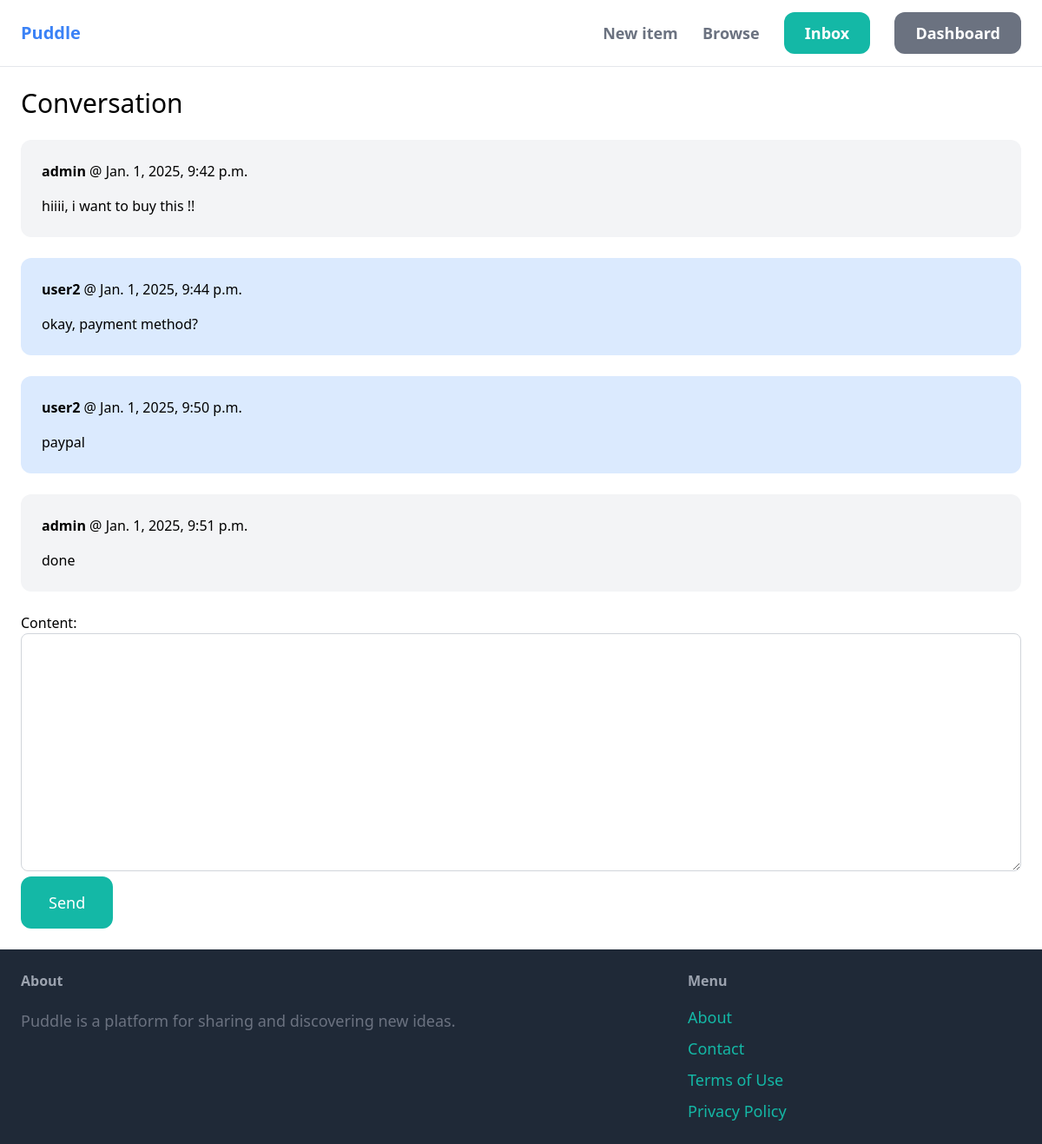
The app's page /inbox/4/ (signed in) with its own data.
### conversation/models.py (models this page shows)
class ConversationMessage(models.Model):
    conversation = models.ForeignKey(Conversation, related_name='messages', on_delete=models.CASCADE)
    created_by = models.ForeignKey(User, related_name='created_messages', on_delete=models.CASCADE)
    content = models.TextField()
    created_at = models.DateTimeField(auto_now_add=True)
    modified_at = models.DateTimeField(auto_now=True)

### conversation/views.py (the view)
# urls.py: path('<int:pk>/', detail, name='detail'),
@login_required
def detail(request,pk):
    conversation = Conversation.objects.filter(members__in=[request.user.id]).get(pk=pk)
    if request.method == 'POST':
        form = ConversationMessageForm(request.POST)
        if form.is_valid():
            conversations_message = form.save(commit=False)
            conversations_message.conversation = conversation
            conversations_message.created_by = request.user
            conversations_message.save()
            conversation.save()
            return redirect('conversation:detail', pk=pk)
    else:
        form = ConversationMessageForm()
    return render(request, 'conversation/detail.html',{
        'conversation':conversation,
        'form':form,
    })

### conversation/forms.py
class ConversationMessageForm(forms.ModelForm):
    class Meta:
        model = ConversationMessage
        fields = ('content',)
        widgets = {
            'content': forms.Textarea(attrs={
                'class': 'w-full py-4 px-6 border border-gray-300 rounded-lg',
            }),
        }

### conversation/templates/conversation/detail.html (shortened to what this page needs)
{% extends 'core/base.html' %}
{% block content %}
  <h1 class="mb-6 text-3xl">Conversation</h1>
  <div class="space-y-6">
    {% for message in conversation.messages.all %}
        <div class="p-6 flex  {% if message.created_by  != request.user %}bg-blue-100{% else %}bg-gray-100{% endif %} rounded-xl">
            <div>
                <p class="mb-4"><strong>{{message.created_by.username}}</strong> @ {{message.created_at }}</p>
                <p>{{ message.content }}</p>
            </div>
        </div>
    {% endfor %}
  </div>
  <form action="." method="post" class="mt-6">
    {{ form.as_p }}
    <button class="py-4 px-8 text-lg bg-teal-500 hover:bg-teal-700 rounded-xl text-white">Send</button>
  </form>
{% endblock %}

### records on screen
ConversationMessage: created_by.username "admin", created_at "Jan. 1, 2025, 9:42 p.m.", content "hiiii, i want to buy this !!"
ConversationMessage: created_by.username "user2", created_at "Jan. 1, 2025, 9:44 p.m.", content "okay, payment method?"
ConversationMessage: created_by.username "user2", created_at "Jan. 1, 2025, 9:50 p.m.", content "paypal"
ConversationMessage: created_by.username "admin", created_at "Jan. 1, 2025, 9:51 p.m.", content "done"
